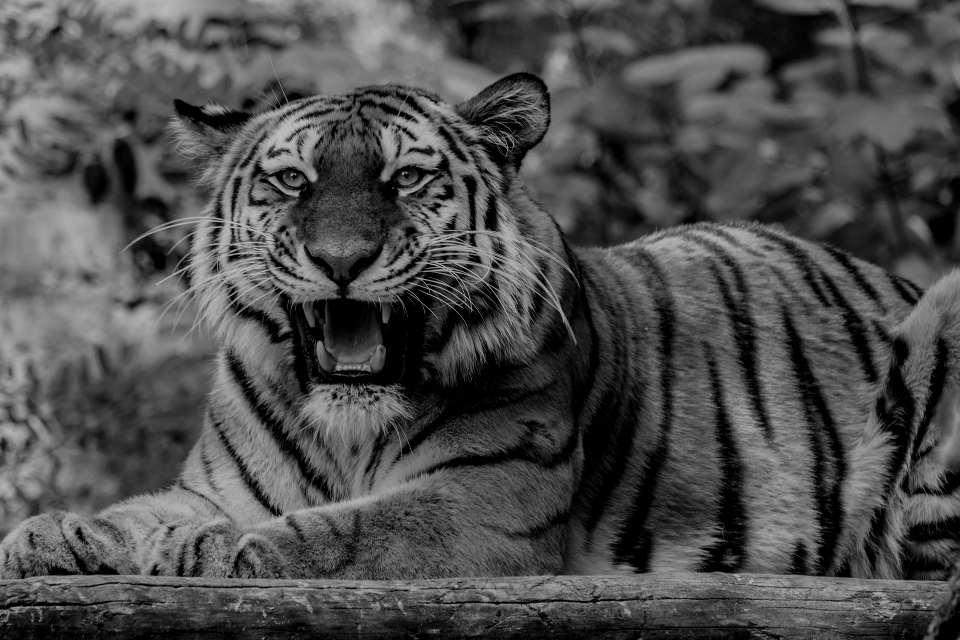
#> input picture LV2/tiger.png, 960 x 640 px
$ python zad3.py
#> lines starting #> are read from the running program, lines starting #| are printed output that depends on the picture
#Na temelju primjera 2.5. učitajte sliku 'tiger.png'. Manipulacijom odgovarajuće numpy matrice pokušajte:
#a) posvijetliti sliku (povećati brightness),
#b) zarotirati sliku za 90 stupnjeva u smjeru kazaljke na satu,
#c) zrcaliti sliku,
#d) smanjiti rezoluciju slike x puta (npr. 10 puta),
#e) prikazati samo drugu četvrtinu slike po širini, a prikazati sliku cijelu po visini; ostali dijelovi slike trebaju biti
#crni.

import numpy as np
import matplotlib.pyplot as plt
img = plt.imread("tiger.png")
#> img is the input picture: shape (640, 960, 4) float32; mean R, G, B, A 0.303, 0.303, 0.303, 1
img = img[:,:,0].copy()
#> img: shape (640, 960) float32
print(img.shape)
#| (640, 960)
print(img.dtype)
#| float32
plt.figure()
plt.imshow(img*1.5, cmap="gray")
plt.show()
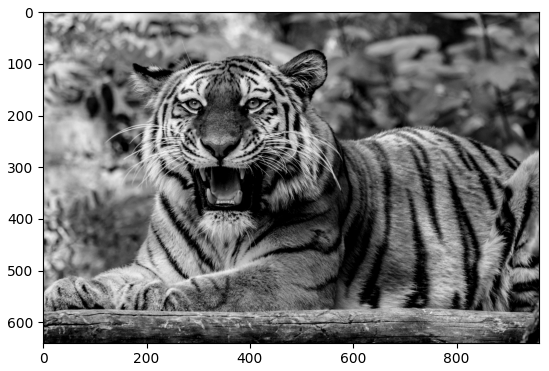
#> figure drawn by matplotlib, 1 panel
plt.imshow(np.rot90(img)*1.5, cmap="gray")
plt.show()
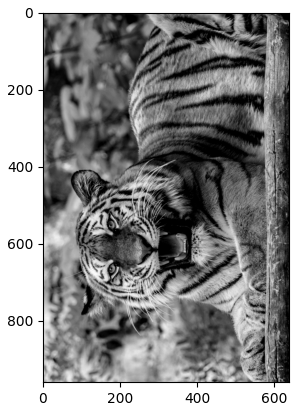
#> figure drawn by matplotlib, 1 panel
plt.imshow(np.flip(img), cmap="gray")
plt.show()
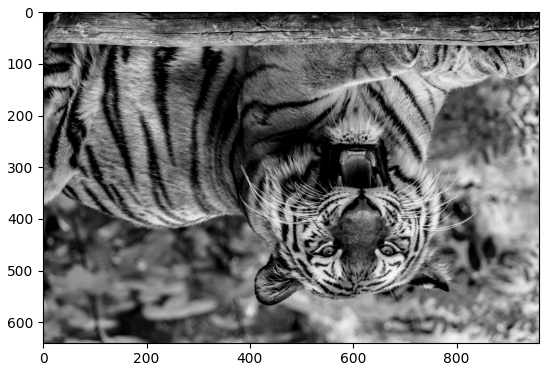
#> figure drawn by matplotlib, 1 panel
plt.imshow(img[:,200:401], cmap="gray")
plt.show()
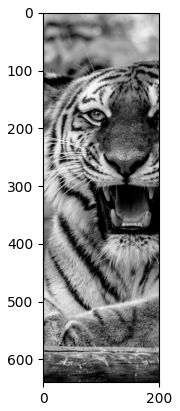
#> figure drawn by matplotlib, 1 panel
